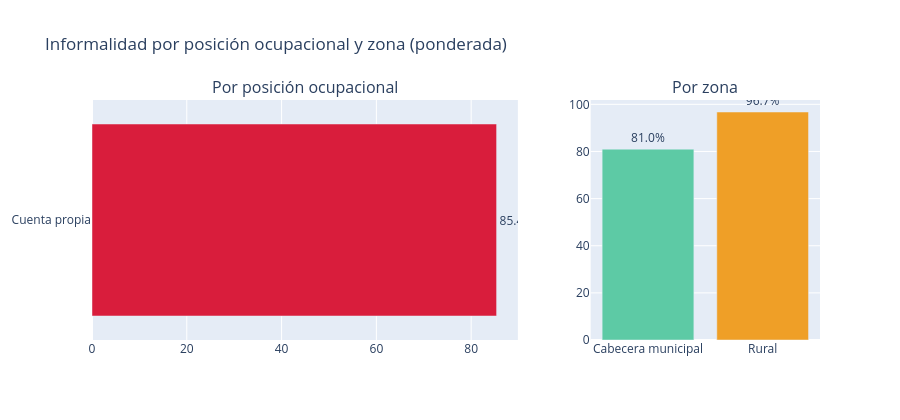

The cell this chart's notebook holds for it:
### Markdown cell above
---
### Informalidad por posición ocupacional y zona

### Code cell
LABELS_POS = {
    1:'Empleado particular', 2:'Empleado gobierno', 3:'Empleado doméstico',
    4:'Cuenta propia', 5:'Empleador', 6:'Familiar sin remuneración',
    7:'Jornalero/Peón', 8:'Otro'
}

tasa_pos = (
    df[df['P6430'].notna()]
    .groupby('P6430', observed=True)
    .apply(tasa_pond, include_groups=False)
    .reset_index().rename(columns={0:'tasa'})
    .sort_values('tasa')
)
tasa_pos['etiqueta'] = tasa_pos['P6430'].map(LABELS_POS)

t_zona = (
    df[df['CLASE'].notna()]
    .groupby('CLASE', observed=True)
    .apply(tasa_pond, include_groups=False)
    .reset_index().rename(columns={0:'tasa'})
)
t_zona['etiqueta'] = t_zona['CLASE'].map({1:'Cabecera municipal', 2:'Rural'})

fig = make_subplots(rows=1, cols=2, column_widths=[0.65, 0.35],
                    subplot_titles=['Por posición ocupacional', 'Por zona'])

colors_pos = [f'rgb({int(255*(v/100))},{int(200*(1-v/100))},60)' for v in tasa_pos['tasa']]
fig.add_trace(go.Bar(
    x=tasa_pos['tasa'], y=tasa_pos['etiqueta'],
    orientation='h', marker_color=colors_pos,
    text=tasa_pos['tasa'].round(1).astype(str)+'%', textposition='outside'
), row=1, col=1)

fig.add_trace(go.Bar(
    x=t_zona['etiqueta'], y=t_zona['tasa'],
    marker_color=['#5DCAA5','#EF9F27'],
    text=t_zona['tasa'].round(1).astype(str)+'%', textposition='outside'
), row=1, col=2)

fig.update_layout(title='Informalidad por posición ocupacional y zona (ponderada)',
                  showlegend=False, height=420)
fig.show()
fig.write_html(OUT_DIR / 'viz_03_posicion_zona.html')

### Figure 1 — Plotly figure (JSON) as saved in the notebook; plotly's stock layout.template omitted (floating-point values rounded to 4 significant figures)
{"data": [{"marker": {"color": ["rgb(217,29,60)"]}, "orientation": "h", "text": ["85.4%"], "textposition": "outside", "type": "bar", "x": [85.36], "xaxis": "x", "y": ["Cuenta propia"], "yaxis": "y"}, {"marker": {"color": ["#5DCAA5", "#EF9F27"]}, "text": ["81.0%", "96.7%"], "textposition": "outside", "type": "bar", "x": ["Cabecera municipal", "Rural"], "xaxis": "x2", "y": [80.97, 96.75], "yaxis": "y2"}], "layout": {"annotations": [{"font": {"size": 16}, "showarrow": false, "text": "Por posición ocupacional", "x": 0.2925, "xanchor": "center", "xref": "paper", "y": 1, "yanchor": "bottom", "yref": "paper"}, {"font": {"size": 16}, "showarrow": false, "text": "Por zona", "x": 0.8425, "xanchor": "center", "xref": "paper", "y": 1, "yanchor": "bottom", "yref": "paper"}], "height": 420, "showlegend": false, "title": {"text": "Informalidad por posición ocupacional y zona (ponderada)"}, "xaxis": {"anchor": "y", "domain": [0, 0.585]}, "xaxis2": {"anchor": "y2", "domain": [0.685, 1]}, "yaxis": {"anchor": "x", "domain": [0, 1]}, "yaxis2": {"anchor": "x2", "domain": [0, 1]}}}
